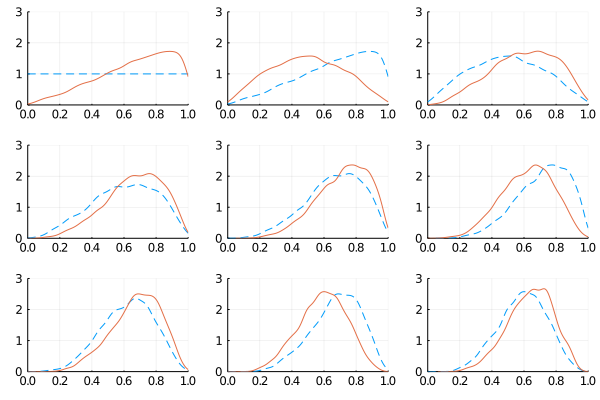

Here is the Julia script that generated this plot:
# Fig 2.5

using DrWatson
@quickactivate "StatisticalRethinkingStan"
using StanSample
using StatisticalRethinking

#=
This clip is only intended to generate Fig 2.5.
It is not intended to show how to use Stan (yet)!
=#

m2_0 = "
// Inferring a rate
data {
  int n;
  int k;
}
parameters {
  real<lower=0,upper=1> theta;
}
model {
  // Prior distribution for θ
  theta ~ uniform(0, 1);

  // Observed Counts
  k ~ binomial(n, theta);
}
";

# Create a StanModel object:

m2_0s = SampleModel("m2.0s", m2_0);

# n will go from 1:9

p = Vector{Plots.Plot{Plots.GRBackend}}(undef, 9)
dens = Vector{DataFrame}(undef, 10)

k = [1,0,1,1,1,0,1,0,1]       # Sequence observed
x = range(0, stop=9, length=10)

for n in 1:9

  p[n] = plot(xlims=(0.0, 1.0), ylims=(0.0, 3.0), leg=false)
  local m2_0_data = Dict("n" => n, "k" => sum(k[1:n]));
  local rc = stan_sample(m2_0s, data=m2_0_data);
  local dfs = read_samples(m2_0s; output_format=:dataframe)
  if n == 1
    hline!([1.0], line=(:dash))
  else
    density!(dens[n][:, :theta], line=(:dash))
  end
  density!(dfs[:, :theta])
  dens[n+1] = dfs

end

plot(p..., layout=(3, 3))
savefig(plotsdir("02", "Fig2.5s.png"))

# End of Fig 2.5
